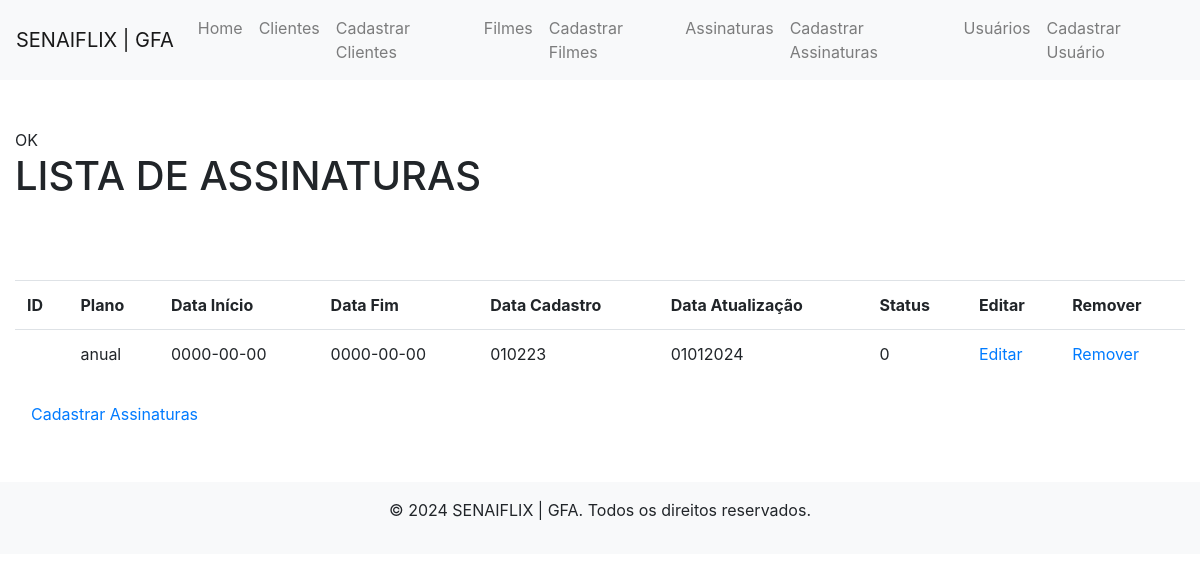
The page /index.php?pagina=assinaturas_listar on the database its author committed.
### tables this page shows
CREATE TABLE `assinaturas` (
  `id_assinaturas` int(11) NOT NULL,
  `plano` varchar(50) NOT NULL,
  `data_inicio` date NOT NULL,
  `data_fim` date NOT NULL,
  `data_cadastro` varchar(15) NOT NULL,
  `data_atualizacao` varchar(15) NOT NULL,
  `status` int(1) NOT NULL
);

### pages/assinaturas_listar.php (the view)
<?php
    include('conexao.php');
    $sql = "SELECT * FROM assinaturas";
    $resultado = $conn->query($sql);
?>
<table class="table table-striped-columns">
    <h1>LISTA DE ASSINATURAS</h1>
    <tr>
        <th>ID</th>
        <th>Plano</th>
        <th>Data Início</th>
        <th>Data Fim</th>
        <th>Data Cadastro</th>
        <th>Data Atualização</th>
        <th>Status</th><br>
        <th>Editar</th><br>
        <th>Remover</th><br>
    </tr>
    <?php
        while($linha = $resultado->fetch_assoc()){
            echo "<tr>
                <td>".$linha['id_assinatura']."</td>
                <td>".$linha['plano']."</td>
                <td>".$linha['data_inicio']."</td>
                <td>".$linha['data_fim']."</td>
                <td>".$linha['data_cadastro']."</td>
                <td>".$linha['data_atualizacao']."</td>
                <td>".$linha['status']."</td>
                <td>
                    <a href='pages/assinaturas_edita.php?id=".$linha['id_assinaturas']."'>Editar</a>
                </td>
                <td>
                    <a href='pages/assinaturas_remover.php?id=".$linha['id_assinaturas']."'>Remover</a>
                </td>
            </tr>";
        }
    ?>
</table>
<a class="nav-link" href="index.php?pagina=assinaturas_cadastro">Cadastrar Assinaturas</a>

### rows shown on the page
assinaturas: plano "anual", data_inicio "0000-00-00", data_fim "0000-00-00", data_cadastro "010223", data_atualizacao "01012024", status "0"
